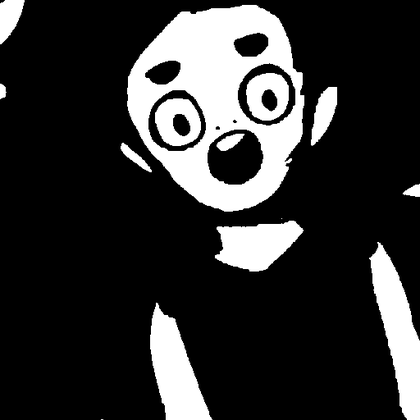
%> input picture pratica4octavepdi/images/mask_3.tif, 420 x 420 px, shrunk from 512 x 512 before the run
$ octave desafiopratica4.m   (GNU Octave 9; MATLAB toolbox functions it lacks are replaced by stand-ins)
%> lines starting %> are read from the running program, lines starting %| are printed output that depends on the picture; in (x1, y1, x2, y2) boxes, pixels count from 0 and x2, y2 are one past the last pixel; in counts of white or black regions, pixels touching at a corner belong together; the program's own positions count from 1
clear all;
clc;
pkg load image;
mask1 = imread('C:\Users\Inaci\Documents\imagens\images\mask_3.tif');
%> mask1 is the input picture: size 420x420 uint8; min 0, max 255, mean 50.5
mask2 = imread('C:\Users\Inaci\Documents\imagens\images\mask_2.tif');
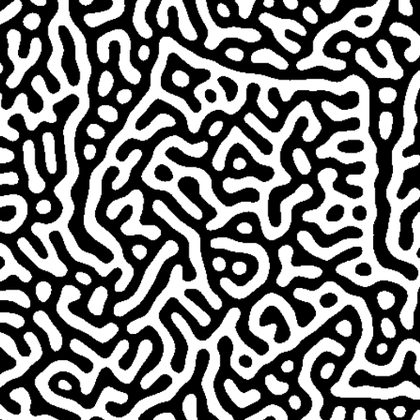
%> input picture pratica4octavepdi/images/mask_2.tif, 420 x 420 px, shrunk from 512 x 512 before the run
%> mask2 is the input picture: size 420x420 uint8; min 0, max 255, mean 121.8
mask2 = logical(mask2);
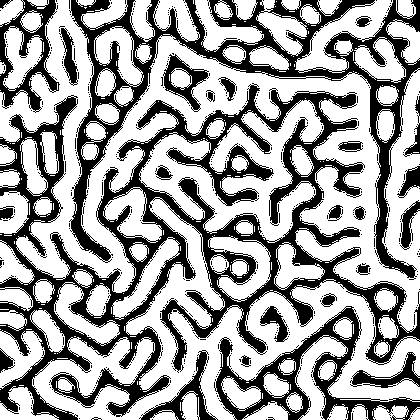
%> mask2: size 420x420 logical; 63.6% white; 559 black regions (534 under 20 px), largest, box (x1, y1, x2, y2) and area: (0, 83, 420, 420) 33842, (69, 0, 420, 280) 15369, (214, 306, 420, 420) 5249
mask3 = mask1;
for i=1:size(mask2,1)
  for j=1:size(mask2,2)
  if mask1(i,j)==1
    mask3(i,j)= mask2(i,j);
  else
    mask3(i,j)= mask1(i,j);
  endif
  endfor
endfor
%> mask3: size 420x420 uint8; 0.16% of pixels changed, all inside (x1, y1, x2, y2) = (0, 0, 418, 420)
figure(1),imshow(mask3);
